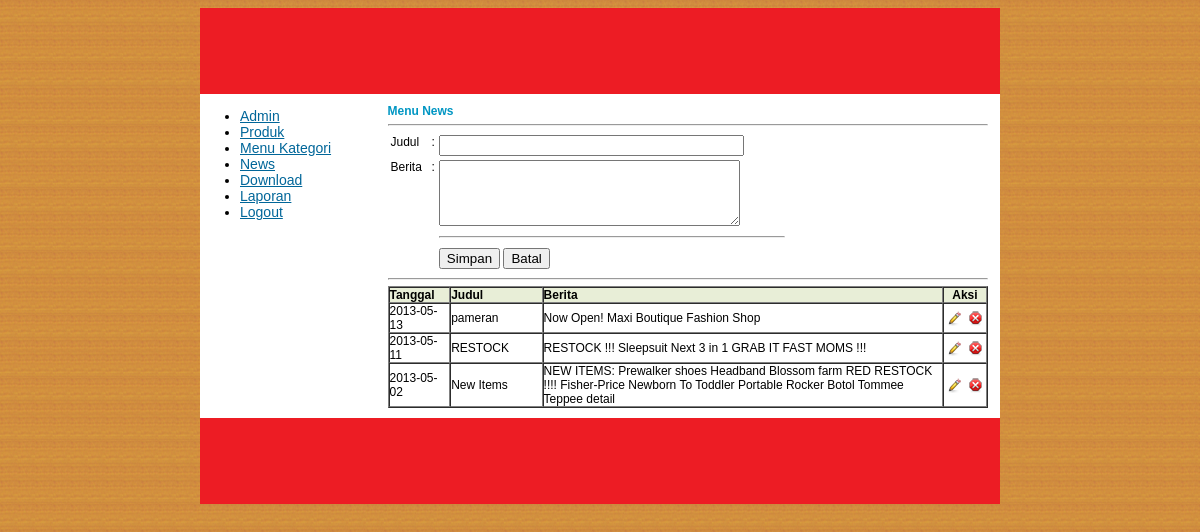
The app's page /Admin/news.php (signed in) with its own data.
### tables this page shows
CREATE TABLE IF NOT EXISTS `newstbl` (
  `tanggal` date NOT NULL,
  `judul` varchar(50) NOT NULL,
  `news` text NOT NULL
);

### Admin/news_data.php (the view, shortened to what this page needs)
<table width="600" border="1" cellpadding="0" cellspacing="0" bgcolor="#E8EED7">
  <tr>
    <th width="10%" align="left" scope="col" >Tanggal</th>
    <th width="15%" align="left" scope="col">Judul</th>
    <th width="65%" align="left" scope="col">Berita</th>
    <th width="7%" align="center" scope="col">Aksi</th>
</tr>
<?php
$query = "select * from newstbl order by tanggal desc";
$hasil = mysql_query($query);
while ($data = mysql_fetch_array($hasil))
{
echo "<tr>
<td align=\"left\" width=\"5%\" bgcolor=\"#FFFFFF\">".$data['tanggal']."</td>
<td align=\"left\" width=\"10%\" bgcolor=\"#FFFFFF\">".$data['judul']."</td>
<td align=\"left\" width=\"10%\" bgcolor=\"#FFFFFF\">".$data['news']."</td>
<td align=\"center\" width=\"7%\" bgcolor=\"#FFFFFF\"><a href=\"news_ubah.php?judul=$data[judul]\"><img width=\"15\" src=\"../Gambar/Ubah.png\" height=\"15\" border=\"0\" valign=\"middle\"></a>&nbsp;&nbsp;<a href=\"news_hapus.php?judul=$data[judul]\"><img width=\"15\" src=\"../Gambar/Hapus.png\" height=\"15\" border=\"0\" valign=\"middle\"></a></td>
</tr>";
}
?>
</table>

### Admin/news.php (style rules this page uses)
body { background-image: url(../Gambar/Background.gif); }
a:link { color: #006699; }

### records on screen
newstbl: tanggal "2013-05-13", judul "pameran", news "Now Open! Maxi Boutique Fashion Shop"
newstbl: tanggal "2013-05-11", judul "RESTOCK", news "RESTOCK !!! Sleepsuit Next 3 in 1 GRAB IT FAST MOMS !!!"
newstbl: tanggal "2013-05-02", judul "New Items", news "NEW ITEMS: Prewalker shoes Headband Blossom farm RED RESTOCK !!!! Fisher-Price Newborn To Toddler Portable Rocker Botol Tommee Teppee detail"
